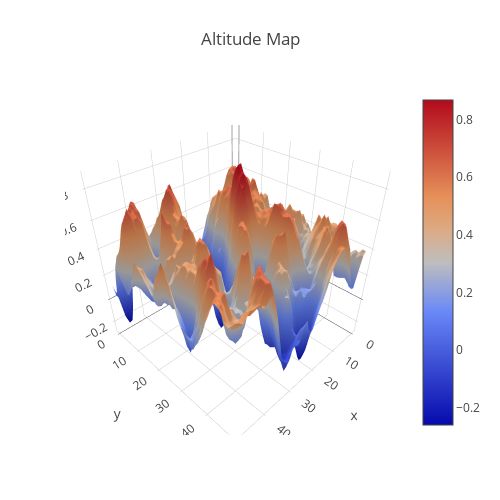

The notebook cell saved with this chart:
### Code cell
import plotly
import plotly.graph_objs as go
plotly.offline.init_notebook_mode(connected=True)

import pandas as pd

data = [
    go.Surface(
        z=alt_map
    )
]
layout = go.Layout(
    title='Altitude Map',
    autosize=False,
    width=500,
    height=500,
    margin=dict(
        l=65,
        r=50,
        b=65,
        t=90
    )
)
fig = go.Figure(data=data, layout=layout)
plotly.offline.iplot(fig, filename='elevations-3d-surface')

### Figure 1 — Plotly figure (JSON) as saved in the notebook; plotly's stock layout.template omitted (floating-point values rounded to 4 significant figures; data arrays with more than 128 entries replaced by an {"elided": "..."} marker saying what was removed)
{"data": [{"type": "surface", "z": {"elided": "50x50 float values"}}], "layout": {"autosize": false, "height": 500, "margin": {"b": 65, "l": 65, "r": 50, "t": 90}, "title": "Altitude Map", "width": 500}}
